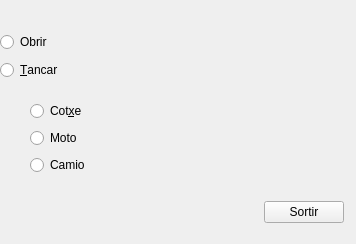
<?xml version="1.0" encoding="UTF-8"?>
<ui version="4.0">
 <class>MyForm</class>
 <widget class="QWidget" name="MyForm">
  <property name="geometry">
   <rect>
    <x>0</x>
    <y>0</y>
    <width>356</width>
    <height>244</height>
   </rect>
  </property>
  <property name="windowTitle">
   <string>Form</string>
  </property>
  <widget class="QWidget" name="">
   <property name="geometry">
    <rect>
     <x>210</x>
     <y>140</y>
     <width>134</width>
     <height>83</height>
    </rect>
   </property>
   <layout class="QHBoxLayout" name="horizontalLayout_3">
    <item>
     <spacer name="horizontalSpacer">
      <property name="orientation">
       <enum>Qt::Horizontal</enum>
      </property>
      <property name="sizeHint" stdset="0">
       <size>
        <width>40</width>
        <height>20</height>
       </size>
      </property>
     </spacer>
    </item>
    <item>
     <layout class="QVBoxLayout" name="verticalLayout_4">
      <item>
       <spacer name="verticalSpacer">
        <property name="orientation">
         <enum>Qt::Vertical</enum>
        </property>
        <property name="sizeHint" stdset="0">
         <size>
          <width>20</width>
          <height>40</height>
         </size>
        </property>
       </spacer>
      </item>
      <item>
       <widget class="QPushButton" name="pushButton">
        <property name="text">
         <string>Sortir</string>
        </property>
       </widget>
      </item>
     </layout>
    </item>
   </layout>
  </widget>
  <widget class="QWidget" name="">
   <property name="geometry">
    <rect>
     <x>30</x>
     <y>100</y>
     <width>165</width>
     <height>79</height>
    </rect>
   </property>
   <layout class="QHBoxLayout" name="horizontalLayout">
    <item>
     <layout class="QVBoxLayout" name="verticalLayout_2">
      <item>
       <widget class="QRadioButton" name="radioButton_3">
        <property name="text">
         <string>Cot&amp;xe</string>
        </property>
       </widget>
      </item>
      <item>
       <widget class="QRadioButton" name="radioButton_5">
        <property name="text">
         <string>Moto</string>
        </property>
       </widget>
      </item>
      <item>
       <widget class="QRadioButton" name="radioButton_4">
        <property name="text">
         <string>Camio</string>
        </property>
       </widget>
      </item>
     </layout>
    </item>
    <item>
     <layout class="QVBoxLayout" name="verticalLayout_3">
      <item>
       <widget class="MyLabel" name="label_2">
        <property name="text">
         <string/>
        </property>
       </widget>
      </item>
      <item>
       <widget class="MyLabel" name="label_3">
        <property name="text">
         <string/>
        </property>
       </widget>
      </item>
      <item>
       <widget class="MyLabel" name="label_4">
        <property name="text">
         <string/>
        </property>
       </widget>
      </item>
     </layout>
    </item>
   </layout>
  </widget>
  <widget class="QWidget" name="">
   <property name="geometry">
    <rect>
     <x>0</x>
     <y>30</y>
     <width>163</width>
     <height>52</height>
    </rect>
   </property>
   <layout class="QHBoxLayout" name="horizontalLayout_2">
    <item>
     <layout class="QVBoxLayout" name="verticalLayout">
      <item>
       <widget class="QRadioButton" name="radioButton">
        <property name="text">
         <string>Obrir</string>
        </property>
       </widget>
      </item>
      <item>
       <widget class="QRadioButton" name="radioButton_2">
        <property name="text">
         <string>&amp;Tancar</string>
        </property>
       </widget>
      </item>
     </layout>
    </item>
    <item>
     <widget class="MyLabel" name="label">
      <property name="text">
       <string/>
      </property>
      <property name="alignment">
       <set>Qt::AlignCenter</set>
      </property>
     </widget>
    </item>
   </layout>
  </widget>
 </widget>
 <customwidgets>
  <customwidget>
   <class>MyLabel</class>
   <extends>QLabel</extends>
   <header>MyLabel.h</header>
   <slots>
    <slot>incCotxe()</slot>
    <slot>incMoto()</slot>
    <slot>incCamio()</slot>
    <slot>obrir()</slot>
    <slot>tancar()</slot>
   </slots>
  </customwidget>
 </customwidgets>
 <resources/>
 <connections>
  <connection>
   <sender>radioButton_3</sender>
   <signal>clicked()</signal>
   <receiver>label_2</receiver>
   <slot>incCotxe()</slot>
   <hints>
    <hint type="sourcelabel">
     <x>108</x>
     <y>109</y>
    </hint>
    <hint type="destinationlabel">
     <x>139</x>
     <y>102</y>
    </hint>
   </hints>
  </connection>
  <connection>
   <sender>radioButton_5</sender>
   <signal>clicked()</signal>
   <receiver>label_3</receiver>
   <slot>incMoto()</slot>
   <hints>
    <hint type="sourcelabel">
     <x>91</x>
     <y>134</y>
    </hint>
    <hint type="destinationlabel">
     <x>139</x>
     <y>144</y>
    </hint>
   </hints>
  </connection>
  <connection>
   <sender>radioButton_4</sender>
   <signal>clicked()</signal>
   <receiver>label_4</receiver>
   <slot>incCamio()</slot>
   <hints>
    <hint type="sourcelabel">
     <x>108</x>
     <y>167</y>
    </hint>
    <hint type="destinationlabel">
     <x>146</x>
     <y>175</y>
    </hint>
   </hints>
  </connection>
  <connection>
   <sender>pushButton</sender>
   <signal>clicked()</signal>
   <receiver>MyForm</receiver>
   <slot>close()</slot>
   <hints>
    <hint type="sourcelabel">
     <x>288</x>
     <y>201</y>
    </hint>
    <hint type="destinationlabel">
     <x>289</x>
     <y>105</y>
    </hint>
   </hints>
  </connection>
  <connection>
   <sender>radioButton</sender>
   <signal>clicked()</signal>
   <receiver>label</receiver>
   <slot>obrir()</slot>
   <hints>
    <hint type="sourcelabel">
     <x>74</x>
     <y>39</y>
    </hint>
    <hint type="destinationlabel">
     <x>148</x>
     <y>47</y>
    </hint>
   </hints>
  </connection>
  <connection>
   <sender>radioButton_2</sender>
   <signal>clicked()</signal>
   <receiver>label</receiver>
   <slot>tancar()</slot>
   <hints>
    <hint type="sourcelabel">
     <x>67</x>
     <y>70</y>
    </hint>
    <hint type="destinationlabel">
     <x>120</x>
     <y>77</y>
    </hint>
   </hints>
  </connection>
 </connections>
</ui>
